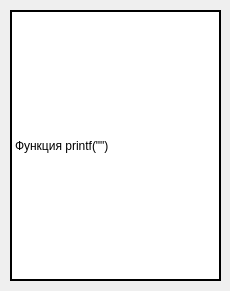
<?xml version="1.0" encoding="UTF-8"?>
<ui version="4.0">
 <class>Form</class>
 <widget class="QWidget" name="Form">
  <property name="geometry">
   <rect>
    <x>0</x>
    <y>0</y>
    <width>230</width>
    <height>291</height>
   </rect>
  </property>
  <property name="windowTitle">
   <string>Form</string>
  </property>
  <widget class="QLabel" name="label">
   <property name="geometry">
    <rect>
     <x>10</x>
     <y>10</y>
     <width>211</width>
     <height>271</height>
    </rect>
   </property>
   <property name="styleSheet">
    <string notr="true">background-color: white;</string>
   </property>
   <property name="frameShape">
    <enum>QFrame::WinPanel</enum>
   </property>
   <property name="text">
    <string>Функция printf(&quot;&quot;)</string>
   </property>
  </widget>
 </widget>
 <resources/>
 <connections/>
</ui>
